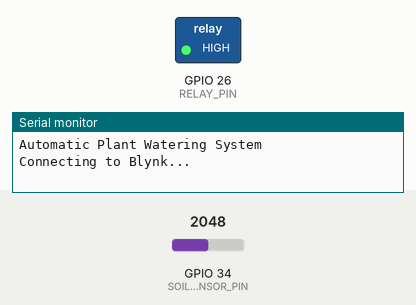
Simulated run of this sketch. Board: ESP32. Parts: switched loads named in the sketch (green lamp = pin HIGH), the last lines printed to the serial monitor. The test bench sets the inputs (shaded band); at power-on: GPIO 34 (SOIL_SENSOR_PIN) = 2048. WiFi joins after 1.5 s; servers stay silent unless stated.

Above: at 3.0 s.
3.1 s: GPIO 34 (SOIL_SENSOR_PIN) set to 2427
5.3 s: GPIO 34 (SOIL_SENSOR_PIN) set to 2526
At 6.5 s:
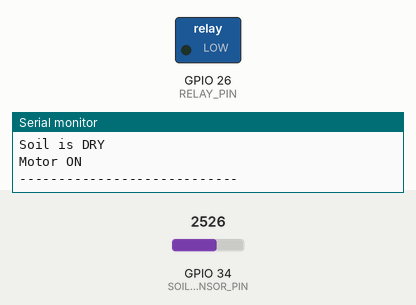
7.3 s: GPIO 34 (SOIL_SENSOR_PIN) set to 2460
At 9.0 s:
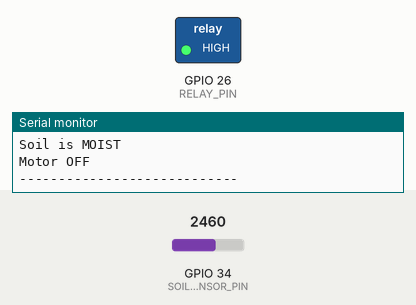
9.3 s: GPIO 34 (SOIL_SENSOR_PIN) set to 2540
At 10.7 s:
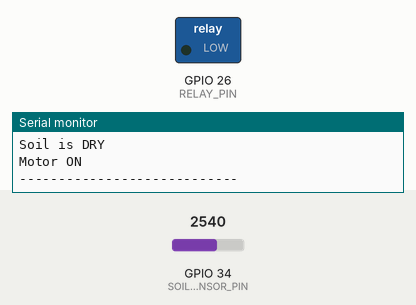
Timing chart, 0 to 12.3 s (numbered marks = the images above; inputs shaded):
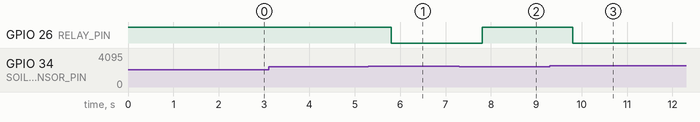

Measured:
- the behaviour switches between 2500 and 2501 on GPIO 34 (SOIL_SENSOR_PIN) (found by bisection; images 0 and 1)
- after the input at 5.3 s, GPIO 26 (RELAY_PIN): HIGH → LOW after 0.51 s
- after the input at 7.3 s, GPIO 26 (RELAY_PIN): LOW → HIGH after 0.51 s
- after the input at 9.3 s, GPIO 26 (RELAY_PIN): HIGH → LOW after 0.51 s

The sketch:

Automatic_Water_Plant_Blynk_IoT.ino
```cpp
#define BLYNK_TEMPLATE_ID "TMPL3XiDicJ96"
#define BLYNK_TEMPLATE_NAME "Irregation System"
#define BLYNK_AUTH_TOKEN "z1SKdxiWCwZS7747BGh6_M8vNbRWQqUy"

#include <WiFi.h>
#include <BlynkSimpleEsp32.h>

// ================================
// Wi-Fi Credentials
// ================================
char ssid[] = "NTRguna";
char pass[] = "Guna@8688";

// ================================
// Pin Connections
// ================================
#define SOIL_SENSOR_PIN 34
#define RELAY_PIN 26

// ================================
// Soil Moisture Threshold
// ================================
#define DRY_THRESHOLD 2500

// ================================
// Blynk Timer
// ================================
BlynkTimer timer;

// ================================
// Motor Status
// ================================
bool motorStatus = false;


// ==========================================
// Read Soil Moisture and Send to Blynk
// ==========================================
void sendSensorData()
{
  int moistureValue = analogRead(SOIL_SENSOR_PIN);

  Serial.print("Raw Soil Value: ");
  Serial.println(moistureValue);

  // Convert sensor value to percentage
  int moisturePercent = map(moistureValue, 4095, 0, 0, 100);

  // Keep percentage between 0 and 100
  moisturePercent = constrain(moisturePercent, 0, 100);

  Serial.print("Soil Moisture: ");
  Serial.print(moisturePercent);
  Serial.println("%");

  // Send soil moisture to Blynk
  Blynk.virtualWrite(V0, moisturePercent);


  // ==========================================
  // AUTOMATIC MOTOR CONTROL
  // ==========================================

  if (moistureValue > DRY_THRESHOLD)
  {
    // ======================================
    // SOIL IS DRY
    // ======================================

    Serial.println("Soil is DRY");
    Serial.println("Motor ON");

    // Relay ON
    digitalWrite(RELAY_PIN, LOW);

    motorStatus = true;

    // Numeric status
    Blynk.virtualWrite(V1, 1);

    // Text status
    Blynk.virtualWrite(V2, "ON");
  }
  else
  {
    // ======================================
    // SOIL IS MOIST
    // ======================================

    Serial.println("Soil is MOIST");
    Serial.println("Motor OFF");

    // Relay OFF
    digitalWrite(RELAY_PIN, HIGH);

    motorStatus = false;

    // Numeric status
    Blynk.virtualWrite(V1, 0);

    // Text status
    Blynk.virtualWrite(V2, "OFF");
  }

  Serial.println("----------------------------");
}


// ==========================================
// Setup
// ==========================================
void setup()
{
  Serial.begin(115200);

  pinMode(SOIL_SENSOR_PIN, INPUT);
  pinMode(RELAY_PIN, OUTPUT);

  // Motor OFF at startup
  digitalWrite(RELAY_PIN, HIGH);

  Serial.println("Automatic Plant Watering System");
  Serial.println("Connecting to Blynk...");

  Blynk.begin(BLYNK_AUTH_TOKEN, ssid, pass);

  // Update every 2 seconds
  timer.setInterval(2000L, sendSensorData);
}


// ==========================================
// Main Loop
// ==========================================
void loop()
{
  Blynk.run();
  timer.run();
}
```
